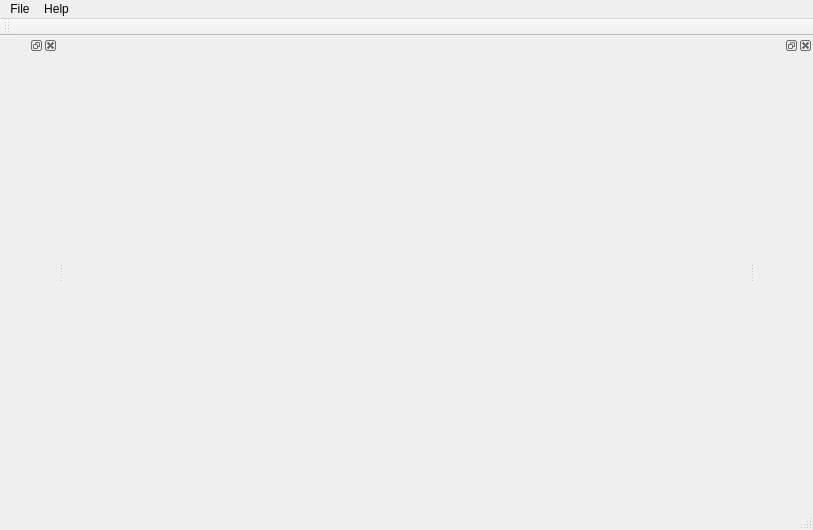
<?xml version="1.0" encoding="UTF-8"?>
<ui version="4.0">
 <class>BeerSheetsMainWindow</class>
 <widget class="QMainWindow" name="BeerSheetsMainWindow">
  <property name="geometry">
   <rect>
    <x>0</x>
    <y>0</y>
    <width>813</width>
    <height>530</height>
   </rect>
  </property>
  <property name="focusPolicy">
   <enum>Qt::NoFocus</enum>
  </property>
  <property name="windowTitle">
   <string>BeerSheets Analyzer</string>
  </property>
  <widget class="QWidget" name="centralWidget">
   <layout class="QGridLayout" name="gridLayout">
    <item row="0" column="0">
     <widget class="QWidget" name="chartView" native="true"/>
    </item>
   </layout>
  </widget>
  <widget class="QMenuBar" name="menuBar">
   <property name="geometry">
    <rect>
     <x>0</x>
     <y>0</y>
     <width>813</width>
     <height>22</height>
    </rect>
   </property>
   <widget class="QMenu" name="menuFile">
    <property name="title">
     <string>File</string>
    </property>
    <addaction name="fileImportBeerSheet"/>
    <addaction name="fileExportBeerSheet"/>
    <addaction name="separator"/>
    <addaction name="fileSettings"/>
    <addaction name="separator"/>
    <addaction name="actionExit"/>
   </widget>
   <widget class="QMenu" name="menuHelp">
    <property name="title">
     <string>Help</string>
    </property>
    <addaction name="helpAboutQt"/>
   </widget>
   <addaction name="menuFile"/>
   <addaction name="menuHelp"/>
  </widget>
  <widget class="QToolBar" name="mainToolBar">
   <attribute name="toolBarArea">
    <enum>TopToolBarArea</enum>
   </attribute>
   <attribute name="toolBarBreak">
    <bool>false</bool>
   </attribute>
  </widget>
  <widget class="QStatusBar" name="statusBar"/>
  <widget class="QDockWidget" name="graphDockWidget">
   <attribute name="dockWidgetArea">
    <number>1</number>
   </attribute>
   <widget class="QWidget" name="graphContents"/>
  </widget>
  <widget class="QDockWidget" name="fileInfoDockWidget">
   <attribute name="dockWidgetArea">
    <number>2</number>
   </attribute>
   <widget class="FileInfoWidget" name="fileContents"/>
  </widget>
  <action name="fileImportBeerSheet">
   <property name="text">
    <string>Import BeerSheet</string>
   </property>
  </action>
  <action name="fileExportBeerSheet">
   <property name="text">
    <string>Export BeerSheet</string>
   </property>
  </action>
  <action name="actionExit">
   <property name="text">
    <string>Exit</string>
   </property>
  </action>
  <action name="helpAboutQt">
   <property name="text">
    <string>About Qt</string>
   </property>
  </action>
  <action name="fileSettings">
   <property name="text">
    <string>Settings</string>
   </property>
  </action>
 </widget>
 <layoutdefault spacing="6" margin="11"/>
 <customwidgets>
  <customwidget>
   <class>FileInfoWidget</class>
   <extends>QWidget</extends>
   <header>file_info_widget.h</header>
   <container>1</container>
  </customwidget>
 </customwidgets>
 <resources/>
 <connections/>
</ui>
